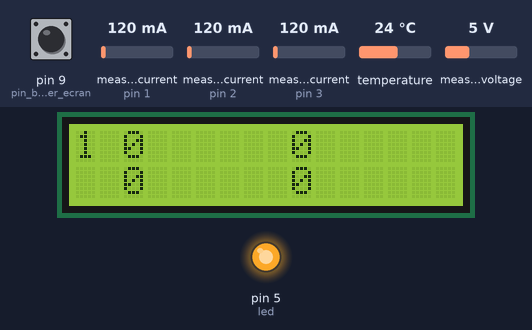
Recording of a sketch running on a simulated Arduino Uno, built with avr-gcc and run on an emulated ATmega328P. On the bench: 16×2 character LCD, output pins drawn as LEDs (lit = HIGH). The inputs (shaded band) are chosen by the test bench; at power-on: pin 9 (pin_bouton_changer_ecran) HIGH, temperature 24 °C, measured current (sensors on pin 1, pin 2, pin 3) 120 mA, measured voltage 5 V. What the sketch prints to the serial monitor is not drawn.

Above: at 2.0 s.
2.1 s: pin 9 (pin_bouton_changer_ecran) pulled LOW for 3.2 s
At 4.9 s:
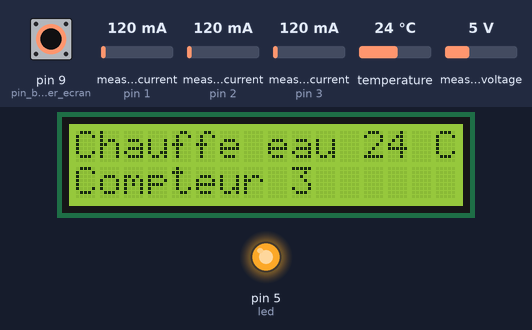
10.3 s: temperature set to 12 °C
At 12.4 s:
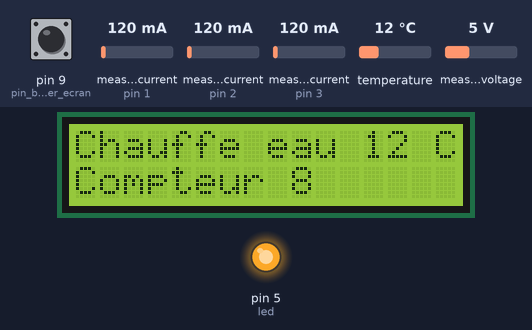
14.2 s: temperature set to 19 °C
At 16.6 s:
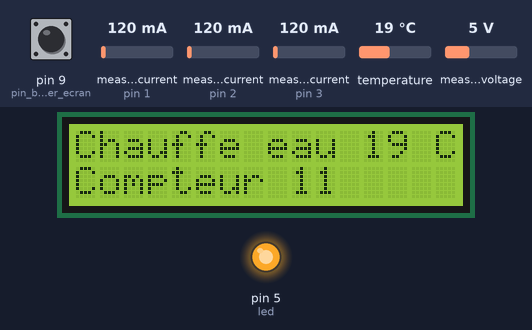
18.4 s: temperature set to 28 °C
At 20.7 s:
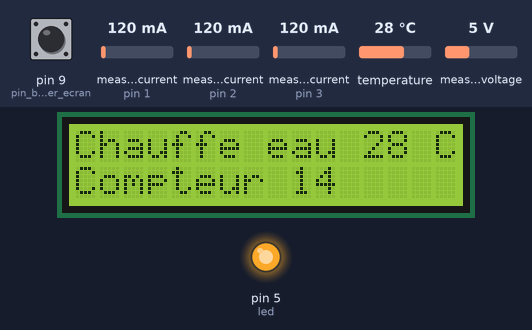
22.6 s: pin 9 (pin_bouton_changer_ecran) pulled LOW for 3.2 s
At 26.4 s:
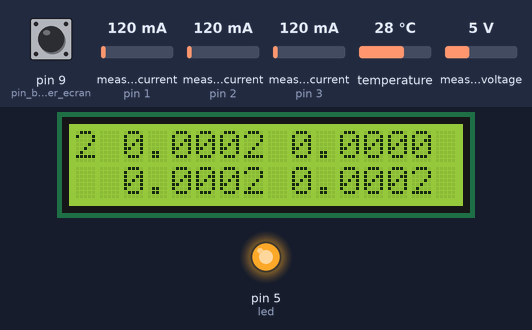
27.3 s: measured current (sensor on pin 1) set to 1000 mA
At 32.1 s:
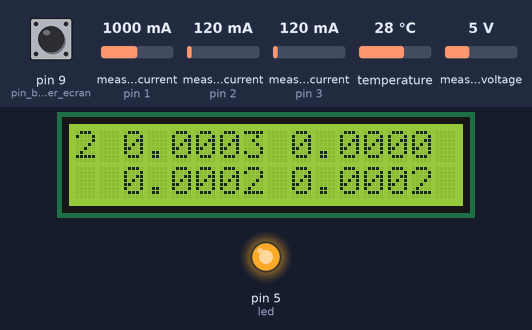
Timing chart, 0 to 33.3 s (numbered marks = the images above; inputs shaded):
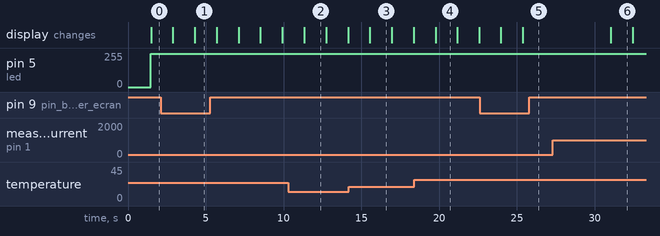

The sketch:

autoconsommation_PV.ino
```cpp
//--------PROGRAMME POUR OPTIMISER AUTOTONSOMMATION PHOTOVOLTAIQUE---version  qu'une sonde de température avril 2019-----------
//---1ere partie c'est la  mesure des valeurs Volt_1 et Ampere_1---------------------------------------------------
//---2eme partie, Calculer les watts instantanés,les wattheures cumulés, les kWh et envoyer les valeurs sur un écran LCD
//---3eme partie, Gerer le servo moteur --------------------------------------------------------------------------
//---4eme Partie, Pour 2 autres pinces amperemetriques------------------------------------------------------------
//---5eme partie, gestion de differents affichages avec bouton poussoir sur un meme ecran LCD 2 lignes ---------------
//---6eme partie , remplace la partie 3 du servo moteur
//-- 7eme partie mesure et affichage de la température

#include "EmonLib.h"             // 1 Pour inclure la librairie "EmonLib.h", aller dans le menu "croquis" puis "inclure une bibliothèque"
                                 // 1 puis "gérer les bibliothèques ". Une fois la librairie trouvée, appuyer sur "More info" puis " Installer"
EnergyMonitor emon1;             // 1 Creer une instance qui s'appelle emon1 (on s'en servira si on veut installer plusieurs pinces ampèremétriques)
EnergyMonitor emon2;             // 4 Idem que dessus pour une deuxième pince amperemetrique
EnergyMonitor emon3;             // 4 Idem que dessus pour une troisième pince amperemetrique

#include <Wire.h>                        // 2 inclure la librairie "wire.h" (si elle n'existe pas dans la bibliothèque, faire comme expliqué pour EmonLib.h
#include <LiquidCrystal_I2C.h>           // 2 inclure la librairie "LiquidCrystal_I2C.h"
//LiquidCrystal_I2C lcd(0x27, 16, 4);    // 2 définir l'adresse de l'écran LCD, le nombre de caractères et le nombre de lignes
LiquidCrystal_I2C lcd(0x3f,16,2);        // 2 Si Le LCD ne fonctionne pas, alors mettre // sur la ligne précédente et enlever les // sur cette ligne

#include <DallasTemperature.h>           // 7 librairie de la sonde Dallas
#include <OneWire.h>                     // 7 librairie qui va gérer les différente adresses des sondes de température

//#include <Servo.h>                     // 3 inclure la librairie "Servo.h"
//Servo myservo;                         // 3 Création de l'objet Servo pour controler Servo
//float pos = 0;                         // 3 Creation de la variable (flottante)qui donnera la position du servo
const int led = 5;                       // 6  valeur finale auquel la led va s'allumer  de 0(éteint) à 250 (allumé à fond)
int intensite_led = 0;                   // 6  Variable intermédiaire  de l'intensité de la led

float w_instantane_in = 0;            // 2 Creation de la variable flottante "puissance instantanée" qui rentre (en watt) initialisée à la valeur 0
float kwh_cumule_in=0;                // 2' Création de la variable flottante correspondant au Kilo Watt heure "consommé" cumulés initialisé à 0

float w_instantane_out = 0;           // 2 Creation de la variable flottante "puissance instantanée" qui sort (negative) en watt initialisée à la valeur 0
float kwh_cumule_out=0;               // 2' Création de la variable flottante correspondant au Kilo Watt heure "surproduction" cumulés initialisé à 0

float w_Solaire = 0;                 // 4 Creation de la variable flottante "puissance instantanée2" 2ième pince ampèrmétrique, initialisée à la valeur 0
float kwh_Solaire = 0;               // 4 Creation de la variable flottante "puissance cumulée2" qui rentre en Kilowattheure initialisée à la valeur 0

float w_Chauffe_Eau = 0;             // 4 Creation de la variable flottante "puissance instantanée2" 2ième pince ampèrmétrique, initialisée à la valeur 0
float kwh_Chauffe_Eau = 0;           // 4 Creation de la variable flottante "puissance cumulée2" qui rentre en Kilowattheure initialisée à la valeur 0

const int pin_bouton_changer_ecran=9;  //5 numéro de la pin du bouton poussoir qui sert à changer d'écran
int impulsion = 0;                     //5 creation de la variable impulsion
int compteur_impulsion = 1;            //5 compteur du nombre d'impulsion effectué sur le bouton poussoir, variable qui va servir pour le changement d'affichage


unsigned long previous_millis = 0;   // 2 création de la variable "previous_millis" qui garde en mémoire le temps qui s'écoule en millièmes de seconde"

const int SONDE=12;          // 7 numéro de broche sur l'arduino pour la temperature
float Temp=0 ;               // 7 création d'une variable temporaire de la températude du ballon d'eau chaude
float TEMPERATURE0 = 0;      // 7 variable flotante pour récupérer la température
long Compteur=0;             // 7 initialisation du compteur qui décompte le temps écoulé pendant lequel l'eau stagne sous les 55°C

OneWire ONE_WIRE_BUS (SONDE);              // 7 création de l'objet ONE_WIRE_BUS1 sur la pin SOND_1 (48 dans mon cas)
DallasTemperature sensor(&ONE_WIRE_BUS);   // 7 utilisation du bus OneWire
DeviceAddress sensor1DeviceAddress;        // 7 déclaration de "sensor1DeviceAddress" comme adresse de la sonde 1

//-----------------------INITIALISATION DU PROGRAMME-------------------------------------------------

void setup()
{
  Serial.begin(9600);                 // 1 Création du port série pour que l'arduino puisse envoyer des infos vers l'ordinateur

  emon1.voltage(0, 357, 1.7);         // 1 Initialisation du Voltage (Pin A2, Valeur à changer pour etalonnage (+/-357 pour 6v et +/- 190 pour 12v))
  emon1.current(1, 28.7);             // 1 Initialisation du Courant en ampère ( Pin A1, Valeur à changer lors de l'etalonnage)

  emon2.voltage(0, 357, 1.7);         // 4 Initialisation du Voltage (Pin A2, Valeur à changer pour etalonnage, phase_shift)
  emon2.current(2, 28.6);             // 4 Initialisation du Courant en ampère ( Pin A3, Valeur à changer lors de l'etalonnage)

  emon3.voltage(0, 357, 1.7);         // 4 Initialisation du Voltage (Pin A2, Valeur à changer pour etalonnage, phase_shift)
  emon3.current(3, 28.5);             // 4 Initialisation du Courant en ampère ( Pin A6, Valeur à changer lors de l'etalonnage)

  lcd.init();                         // 2 initialisation de l'afficheur LCD

 //myservo.attach(5);                 // 3 On attache l'objet servo à la Pin D5
 pinMode(led, OUTPUT);                // 6 La broche sur lequel est la variable led est une sortie

 pinMode(pin_bouton_changer_ecran, INPUT_PULLUP); // 5 Le bouton poussoir est une entrée forcé à 0V si on appuis pas et à 5V  si on appuie

  sensor.begin();                                 // 7 Activation du capteur de temperature
  sensor.getAddress(sensor1DeviceAddress, 0);     // 7 Demande l'adresse du capteur à l'index 0
  sensor.setResolution(sensor1DeviceAddress, 12); // 7 Résolution 12 bits
}

 //----------------------- DEMARRAGE DE LA BOUCLE----------------------------------------------------

void loop()
{
  float puissance_reelle1 = emon1.realPower;   // 1 creation de la variable flottante "puissance reelle" qui existe dans la librairie sous "emon1.realPower"
  float puissance_reelle2 = emon2.realPower;   // 4 creation de la variable flottante "puissance reelle" qui existe dans la librairie sous "emon1.realPower"
  float puissance_reelle3 = emon3.realPower;   // 4 creation de la variable flottante "puissance reelle" qui existe dans la librairie sous "emon1.realPower"

  float verif_voltage    = emon1.Vrms;        // 1 creation de la variable "volts moyen" (mesurable avec un voltmètre pour l'etalonnage)
  float verif_ampere     = emon1.Irms;        // 1 creation de la variable "Ampères Moyen" (mesurable avec une pince ampèremétrique pour l'etalonnage))
  float Cos_phi          = emon1.powerFactor;

  emon1.calcVI(20,2000);                      // 1 Demande a Emonlib de tout calculer,  (puissance relle, volts moyen, ampère moyen et facteur de puissance)
  emon2.calcVI(20,2000);                      // 4 idem qu'au dessus mais pour la deuxième pince ampèrmétrique (si on met 40 au lieu de 20, ca va moins vite)
  emon3.calcVI(20,2000);                      // 4 idem qu'au dessus mais pour la troisième pince ampèrmétrique (et du coup c'est plus lisible sur le LCD)
  //emon1.serialprint();                      //(1) Si on ecrit cette ligne , toutes les valeurs calculées precedemment sont envoyées vers l'ordinateur

  sensor.requestTemperatures();               // 7 Demande la température du capteur
  Temp=sensor.getTempCByIndex(0);             // 7 Récupération de la température en celsius à l'index 0

 //--------------------------Etalonnage des volts et ampères sans LCD--------------------------------------

  Serial.print("Est-ce le bon voltage? ");      // 1 envoyer vers l'ordinateur le texte " Est-ce le bon voltage? "
  Serial.print(verif_voltage);                  // 1 envoyer vers l'ordinateur la valeur "verif_voltage (Vrms)"
  Serial.print(" V  ");                         // 1 envoyer vers l'ordinateur le caractère "V"
  Serial.print(verif_ampere);                   // 1 envoyer vers l'ordinateur la valeur "verif_voltage (Vrms)"
  Serial.print(" A ");                          // 1 envoyer vers l'ordinateur le caractère "A"
  Serial.print(Cos_phi);                   // 1 envoyer vers l'ordinateur la valeur "verif_voltage (Vrms)"
  Serial.print(" cos ");                          // 1 envoyer vers l'ordinateur le caractère "A"

 //----------------POUR AVOIR LES W, Wh et kWh de l'élélectricité qui rentre et de l'électricité qui sort de ma maison------------------

  if(puissance_reelle1 >= 0)                       // 2 Si la puissance reelle est positive, (c'est que je consomme et qu'a priori il n'y a pas de soleil)
        {
         w_instantane_in = puissance_reelle1;      // 2 alors on dit que la puissance instantanée entrante (in) est egale à la puissance reelle.
         w_instantane_out = 0;                     // 2 dans ces conditions de consommation (positive) , la valeur de la surproduction est nulle.

         kwh_cumule_in = kwh_cumule_in + puissance_reelle1 * (millis() - previous_millis) / 3600000/1000;
                                                   // 2 La valeur cumulée consommée (entrante) = La valeur cumulée consommée précédente,
                                                   // 2 plus la puissance reelle multipliée par le temps écoulé entre millis et previous millis
                                                   // 2 que divise 3600 (nb secondes / heure) et encore par 1000 car millis compte les millièmes de seconde
                                                   // 2 et encore par mille car ce sont les kWh et non les Wh qui m'intêresse.
        }

  else                                             // 2 SINON (c'est que la puissance_reelle est négative)
        {
        w_instantane_in = 0;                       // 2 idem au dessus
        w_instantane_out = puissance_reelle1;      // 2 idem au dessus

        kwh_cumule_out = kwh_cumule_out + puissance_reelle1 * (millis() - previous_millis) / 3600000/ 1000;
        }

// ----------------------Pour avoir les w, wh et kwh production solaire et consommation chauffe eau------

    w_Solaire = puissance_reelle2;            //4 idem au dessus mais pour sa pince ampèremetrique branché sur l'arrivée d'electricité solaire
    kwh_Solaire = kwh_Solaire + puissance_reelle2 * (millis() - previous_millis) / 3600000/1000;

    w_Chauffe_Eau = puissance_reelle3;        //4 idem au dessus mais la pince ampèremetrique branché sur la conso du chauffe eau
    kwh_Chauffe_Eau = kwh_Chauffe_Eau + puissance_reelle3 * (millis() - previous_millis) / 3600000/ 1000;


    previous_millis = millis();               // 2 Demandons a la variable previous_millis de garder en memoire la valeur de millis (le tps qui s'écoule)

/*--------------- POUR FAIRE VARIER LA POSITION DU SERVO MOTEUR SUIVANT LA PUISSANCE CONSOMMEE---------

  if (puissance_reelle1 <= 1 && pos < 165)       // 3 comprendre (si on consomme très peu ( moins de 50W) et que le servo n'est pas à sa valeur max
    {pos += 5;  myservo.write(pos);}             // 3 alors augmenter la consommation en tournant vers la droite la molette du variateur de 5 degres

  if (puissance_reelle1 >= 100 && pos > 10)      // 3 Inversement si on consomme beaucoup (plus de 50W) et que le servomoteur n'est pas à son minimum
       {pos -= 5;myservo.write(pos);}            // 3 Alors diminuer la consommation en tournant vers la gauche la molette du variateur de 5 degrés

 */
//--------------- POUR FAIRE VARIER L'INTENSITE LUMINEUSE DE LA LED SUIVANT LA PUISSANCE CONSOMMEE DESIREE et la temperature---------

       if (Temp>0)                     //7 pour éviter les sauts de valeur négative de la sonde dallas (genre artefact)
       {TEMPERATURE0=Temp;}            //7 si la temp >0 on récupère la valeur de la température sinon laisser l'artefact de coté

       Compteur= Compteur+1;           //7 le comptage du temps commence

//-------------------------------------Si il y a des Watts , balance en dans le chauffe eau---------------------------------

  if (puissance_reelle1 <= 1 && intensite_led < 230) //6 si la puissance sonsommée est inférieur à 1w, et que la led n'est mas à son maximum
  {intensite_led += 5;                               // 6 augmenter l'intensité lumineuse de 5
  analogWrite(led, intensite_led);}                  //6 la led va s'éclairer au niveau de la valeur de intensite_led

  if(puissance_reelle1 >= 100 && intensite_led > 5)  //6 inversement, si la conso en watt est supérieur à 100 et et que la led n'est pas à son minimum
  {intensite_led -= 5;                               //6 diminue alors l'intensité de la led
  analogWrite(led, intensite_led);}                 // 6 la led va s'éclairer au niveau de la valeur de intensite_led

//---------------------------MAIS SI LE BALLON EST FROID (moins de 40°C)-----------------------------------

  if(TEMPERATURE0 < 40 )        // 7 Si la température est inféfieur à 40°C
  {intensite_led = 250;}        // 7 on met la led à fond (pour chauffer le ballon d'eau chaude)

 //--------------------------- ET POUR AVOIR DE L'EAU A 55°C UNE FOIS PAr SEMAINE (pour eliminer la legionelose)-------

 if (TEMPERATURE0 > 55)          // 7 Si le chauffe atteint naturellement 55°C (avec le photovoltaique),
 {Compteur =0;}                  // 7 alors on remet le compteur a 0

 if (Compteur > 100000 )         // 7 si le compteur arrive à 100 000 (dans la réalité +/- 5 jours a vérifier =(+/- 432 000 secondes)
 {intensite_led = 250;}          //7 on met la led à fond (pour chauffer le ballon d'eau chaude)


 analogWrite(led, intensite_led);  // 6 allumé ou éteint, c'est le dernier qui parle qui pilote l'intensité de la led


  Serial.print(intensite_led);                //permet d'afficher sur l'ordinateur certaine valeur pertinantes pour la comprehention du programme
  Serial.print("   ");                        // cela permet aussi de voir ou en est le programme et de gérer les difficultés
  Serial.print(w_Chauffe_Eau);
  Serial.print("   w");
  Serial.print(TEMPERATURE0);
  Serial.println(" C");

  // --------------------ECRIRE SUR LCD ET POUR CHANGER LES VALEUR DuLCD AVEC UN BOUTON POUSSOIR------------------------------------------------

  lcd.backlight();                // 2 Allumer l'écran LCD
  lcd.clear();                    // 2 rafraichir l'écran LCD ( efface les données précédentes)

 impulsion = digitalRead(pin_bouton_changer_ecran);                //5 Demande à "impulsion" de prendre la valeur de "pin_bouton_changer_ecran"
  if (impulsion == 0) compteur_impulsion = compteur_impulsion + 1; //5 On incrémente le compteur d'impulsion s'il y a une impulsion sur le bouton

  if (compteur_impulsion == 1)                                     //5 Si le compteur d'impulsion est égale à 1 on affiche le premier écran
        {
        //-----Ecran n°1:-------------------------------

        //1ere ligne, watt entrant et watts sortant----
        lcd.setCursor(0, 0);               // 4 positionner le curseur sur la ligne 1 et à gauche
        lcd.print("1 ");                   // 4 ecrire "In " pour comprendre qu'il s'agit de la consommation
        lcd.print(w_instantane_in,0);      // 4 puis écrire la valeur positive de la consommation au compteur EDF avec 2 chiffre derière la virgule
        lcd.setCursor(9, 0);               // 4 rester sur la ligne 1 mais positionner le curseur sur le caractère 8
        lcd.print(w_instantane_out,0);      // 4 ecrire la valeur de w_instantane_out (c'est la surproduction) avec 2 chiffre derière la virgule

        //2eme ligne, Watt solaire et watts chauffe eau
        lcd.setCursor(2, 1);              // 4 positionner le curseur sur la ligne 2 et à gauche
        lcd.print(w_Solaire,0);           // 4 puis écrire la valeur de la surproduction visible par EDF avec les compteurs electroniques (sans les virgules)
        lcd.setCursor(9, 1);              // 4 Rester sur la ligne 2 mais curseur position 8
        lcd.print(w_Chauffe_Eau,0);       // 4 puis écrire à la suite la valeur de la surproduction en Wh avec un chiffre derrière la virgule
        }

 else if (compteur_impulsion == 2) //5 Sinon s'il est égale à 2 on affiche l'écran numéro 2
        {
        // -----ECRAN N°2:-------------------------------
        //1ere ligne, kWh entrant et KkWh sortant--------
        lcd.setCursor(0, 0);            // 4 positionner le curseur sur la ligne 1 et à gauche
        lcd.print("2 ");                // 4 ecrire "2" pour comprendre que nous sommes sur l'écran n°2
        lcd.print(kwh_cumule_in,4);     // 4 puis écrire la valeur de la consommation en kWh avec 4 chiffres derrière la virgule
        lcd.setCursor(8, 0);            // 4 rester sur la ligne 1 mais positionner le curseur sur le caractère 9
        lcd.print(" ");                 // 4 ecrire " " pour séparer les deux valeur de cette ligne
        lcd.print(kwh_cumule_out,4);    // 4 ecrire la valeur des Watts cumulé en kWh, c'est la valeur de la surproduction

        //2eme ligne, KWh solaire et kWh chauffe eau
        lcd.setCursor(2, 1);              // 4 positionner le curseur sur la ligne 2 et position 2
        lcd.print(kwh_Solaire,4);         // 4 puis écrire la valeur de la production cumulée de mes panneaux solaire en kWh
        lcd.setCursor(8, 1);              // 4 rester sur la ligne 2 mais positionner le curseur en position 2
        lcd.print(" ");                   // 4 ecrire " " pour séparer les deux valeur de cette ligne
        lcd.print(kwh_Chauffe_Eau,4);     // 4 puis écrire la consomation cumulée de mon chauffe eau en Kwh
        }

else if (compteur_impulsion == 3)         //7 Sinon s'il est égale à 3 on affiche l'écran numéro 3
        {
        // -----ECRAN N°:-------------------------------
        //1ere ligne, Temperature du chauffe eau--------
        lcd.setCursor(0, 0);             // 7 positionner le curseur sur la ligne 1 et à gauche
        lcd.print("Chauffe eau ");        // 7 ecrire "Chauffe eau" pour comprendre que nous sommes sur l'écran n°2
        lcd.print(TEMPERATURE0,0);       // 7 puis écrire la valeur de temperature sans virgule
        lcd.print(" C");                 // 7 ecrire " C" pour Celcius


        //2eme ligne, Edition du compteur avant montée en température
        lcd.setCursor(0, 1);              // 7 positionner le curseur sur la ligne 2 et position 3
        lcd.print("Compteur ");
        lcd.print(Compteur);              // 7 puis écrire la valeur du compteur
        }

 else if (compteur_impulsion == 4)       // 5 si on a appuié 4 fois sur le bouton poussoir,
        {
        compteur_impulsion = 1;          // 5 alors on remet le compteur à 0 et on retrouve l'écran n°1
        }

}                                 // FIN DU PROGRAMME
```

Measured:
- after the input at 2.1 s, the display: first changes after 0.79 s (image 1 shows a later state)
- after the input at 22.6 s, the display: first changes after 1.4 s (image 5 shows a later state)
- after the input at 27.3 s, the display: changes after 3.7 s (image 6)
- what the display in image 3 shows lasts 1.4 s, from 15.6 s to 17.0 s
